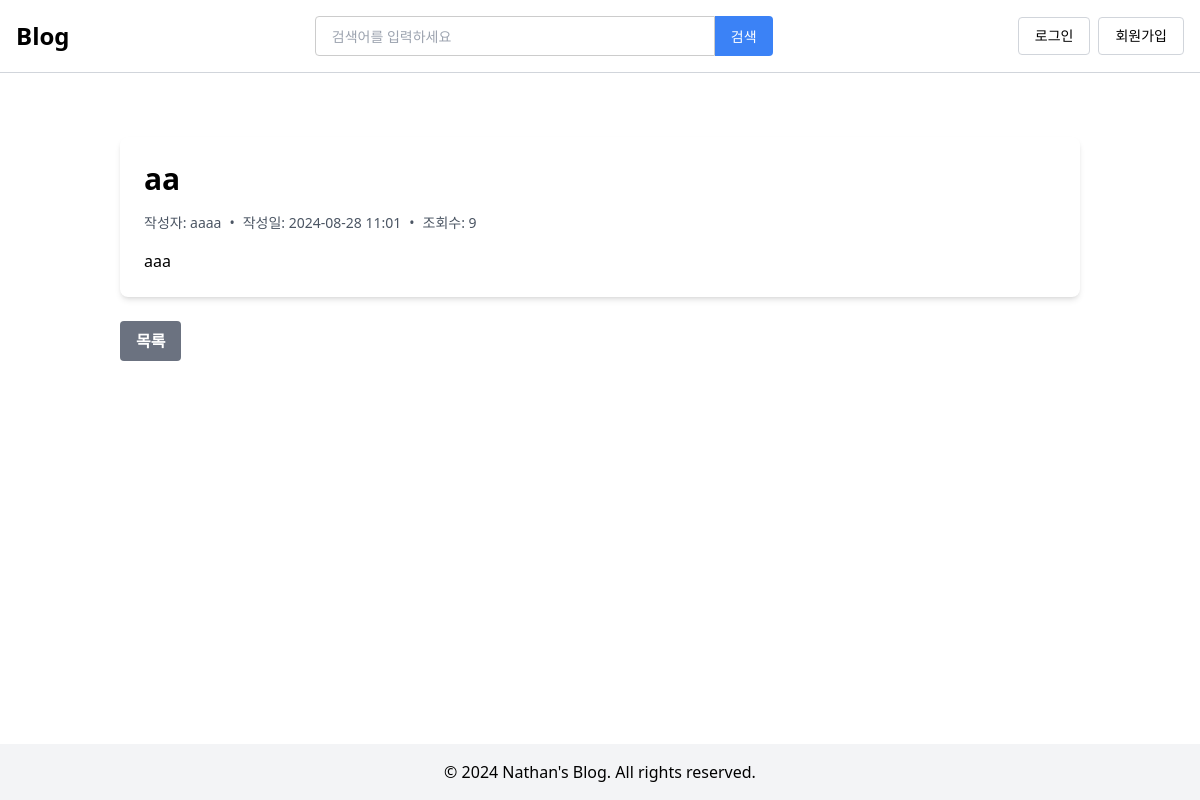
Page /blog/posts/1/ on the earlier database version.
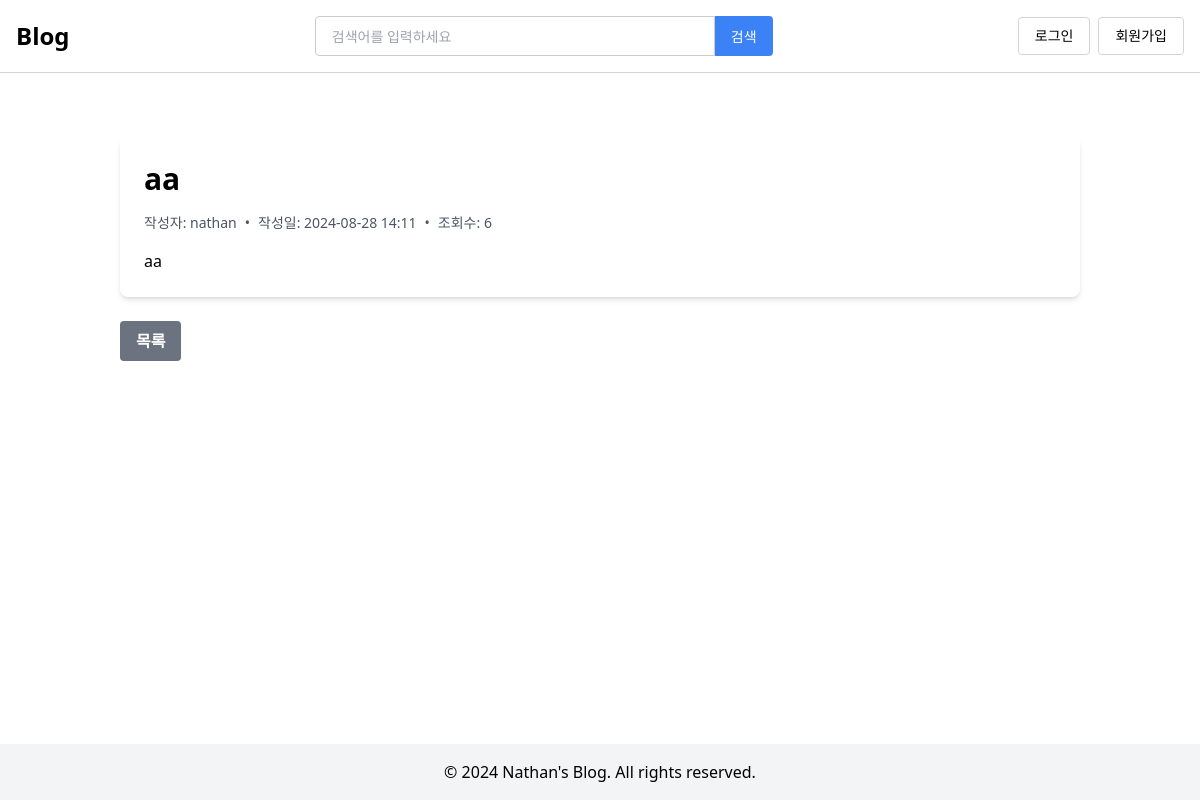
Same page on the later database version.
### blog/models.py (models this page shows, shortened)
class Post(models.Model):
    title = models.CharField(max_length=200)
    content = models.TextField()
    user = models.ForeignKey(User, on_delete=models.CASCADE, related_name="posts")
    thumb_image = models.ImageField(upload_to="blog/images/%Y/%m/%d/", blank=True)
    file_upload = models.FileField(upload_to="blog/files/%Y/%m/%d/", blank=True)
    created_at = models.DateTimeField(auto_now_add=True)
    updated_at = models.DateTimeField(auto_now=True)
    category = models.ForeignKey(
        Category, on_delete=models.SET_NULL, null=True, related_name="posts"
    )
    tags = models.ManyToManyField(Tag, blank=True)
    likes = models.PositiveIntegerField(default=0)
    view_count = models.PositiveIntegerField(default=0)

### blog/views.py (the view)
# urls.py: path("posts/<int:pk>/", views.PostDetailView.as_view(), name="post_detail"),
class PostDetailView(DetailView):
    model = Post
    template_name = "blog/post_detail.html"
    context_object_name = "post"
    def get_object(self):
        obj = super().get_object()
        Post.objects.filter(pk=obj.pk).update(view_count=F("view_count") + 1)
        return obj
    def get_queryset(self):
        return super().get_queryset().prefetch_related("tags")

### templates/blog/post_detail.html (shortened to what this page needs)
{% extends 'base.html' %}
{% block content %}
<div class="container mx-auto mt-8 px-4">
    <article class="bg-white shadow-md rounded-lg overflow-hidden">
        <div class="p-6">
            <h1 class="text-3xl font-bold mb-4">{{ post.title }}</h1>
            <div class="flex items-center text-gray-600 text-sm mb-4">
                <span>작성자: {{ post.user }}</span>
                <span class="mx-2">•</span>
                <span>작성일: {{ post.created_at|date:"Y-m-d H:i" }}</span>
                <span class="mx-2">•</span>
                <span>조회수: {{ post.view_count }}</span>
            </div>
            <div class="prose max-w-none">
                {{ post.content|linebreaks }}
            </div>
        </div>
    </article>
    <div class="mt-6 flex justify-between items-center">
        <a href="{% url 'blog:post_list' %}" class="bg-gray-500 hover:bg-gray-600 text-white font-bold py-2 px-4 rounded">
            목록
        </a>
    </div>
</div>
{% endblock %}

Differences in the rows shown:
changed Post "aa": user "aaaa" → "nathan"; created_at "2024-08-28 11:01" → "2024-08-28 14:11"; view_count "9" → "6"; content "aaa" → "aa"
